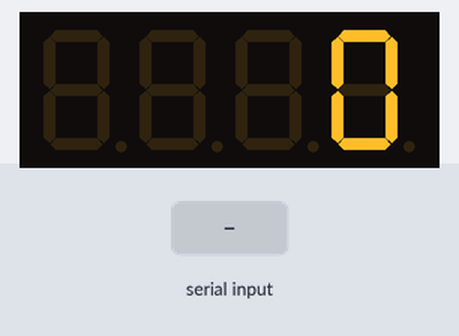
A sketch run on a simulated Arduino Uno, built with avr-gcc and run on an emulated ATmega328P. On the bench: 4-digit seven-segment display. The inputs (shaded band) are chosen by the test bench. What the sketch prints to the serial monitor is not drawn.

Above: at 1.2 s.
1.3 s: "90,45\n" received over Serial
At 1.7 s:
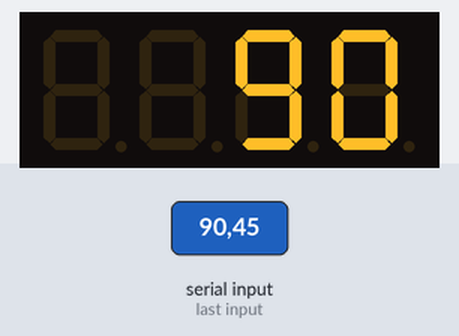
2.8 s: "30,150\n" received over Serial
Timing chart, 0 to 5.8 s (numbered marks = the images above; inputs shaded):
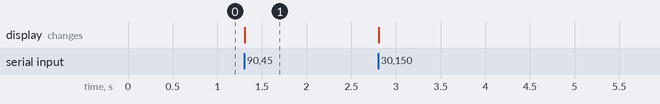

Measured:
- after the input at 1.3 s, the display: changes at once (image 1)

The sketch:

kps_counter.ino
```cpp
// (licence header left out)
#include <SevSeg.h>

// drives the seven segment display
SevSeg sevseg;

// buffer for receiving from serial connection
// one for each digit, one for \0
#define MAX_CHARS 5
char received_chars[MAX_CHARS];

// holding the unserialized data
int num_from_serial = 0;

// Arduino entry
void setup(){
  // for setting up the seven-segment display
  byte numDigits = 4;
  byte digitPins[] = {10, 11, 12, 13};
  byte segmentPins[] = {9, 2, 3, 5, 6, 8, 7, 4};
  byte hardwareConfig = COMMON_CATHODE; // See README.md for options
  sevseg.begin(hardwareConfig, numDigits, digitPins, segmentPins);
  sevseg.setBrightness(100);
  sevseg.setNumber(0);

  // set up the serial connection
  Serial.begin(9600);
  Serial.println("<Arduino is ready>");
}

// Arduino loop
void loop(){
  // check if new data is available
  if (receive_from_serial()) {
    // deserialize and queue for display
    num_from_serial = atoi(received_chars);
    sevseg.setNumber(num_from_serial);
  }
  sevseg.refreshDisplay();
}

// tries to receive a string from serial connection
// returns true if data has been received, false otherwise
// adapted from code at http://forum.arduino.cc/index.php?topic=396450.0
bool receive_from_serial() {
  static byte ndx = 0; // array offset
  char end_marker = '\n'; // end of serial data token
  char rc;
  bool new_data = false; // return value

  if (Serial.available() > 0) {
    rc = Serial.read();

    // if we have a new character add it to the buffer and increment the offset
    if (rc != end_marker) {
      received_chars[ndx] = rc;
      ndx++;
      if (ndx >= MAX_CHARS) {
        // failsafe to prevent buffer overflow
        ndx = MAX_CHARS - 1;
      }
    } else {
      // terminate with null and set our flag
      received_chars[ndx] = '\0';
      ndx = 0;
      new_data = true;
    }
  }

  return new_data;
}
```
